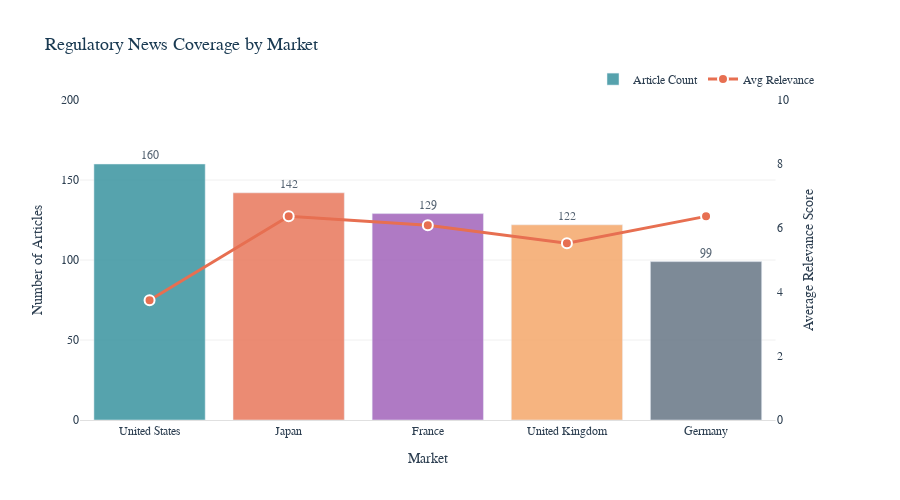

Here is the notebook cell this chart was saved with:
### Markdown cell above
### **Market Coverage and Relevance**

**What I'm Doing:**
- Aggregating article counts by market and calculating average relevance scores
- Using dual-axis visualization to show both volume (bars) and quality (line) metrics simultaneously
- Sorting markets by article count to highlight portfolio coverage priorities

**What It Shows:**
- Total regulatory news volume for each market compared to data quality as measured by relevance scores
- Whether high article volume correlates with high-relevance regulatory developments
- Which markets generate the most actionable regulatory intelligence for institutional investors

### Code cell
# Prepare data
market_overview = df.groupby('market_name').agg({
    'relevance_score': ['count', 'mean']
}).reset_index()
market_overview.columns = ['market', 'article_count', 'avg_relevance']
market_overview = market_overview.sort_values('article_count', ascending=False)

# Create figure with secondary y-axis
fig = make_subplots(specs=[[{"secondary_y": True}]])

# Bar chart for article count
fig.add_trace(
    go.Bar(
        x=market_overview['market'],
        y=market_overview['article_count'],
        name='Article Count',
        marker_color=[COLORS['markets'][m] for m in market_overview['market']],
        text=market_overview['article_count'],
        textposition='outside',
        opacity=0.8
    ),
    secondary_y=False
)

# Line chart for average relevance
fig.add_trace(
    go.Scatter(
        x=market_overview['market'],
        y=market_overview['avg_relevance'],
        name='Avg Relevance',
        mode='lines+markers',
        line=dict(color=COLORS['alert'], width=3),
        marker=dict(size=10, color=COLORS['alert'], line=dict(width=2, color='white')),
        yaxis='y2'
    ),
    secondary_y=True
)

# Update layout
fig.update_layout(
    title='Regulatory News Coverage by Market',
    xaxis_title='Market',
    yaxis_title='Number of Articles',
    yaxis2_title='Average Relevance Score',
    height=500,
    showlegend=True,
    legend=dict(
        orientation="h",
        yanchor="bottom",
        y=1.02,
        xanchor="right",
        x=1
    ),
    hovermode='x unified',
    font=dict(family='Arial, sans-serif', size=12, color='#2C3E50'),
    plot_bgcolor='white',
    paper_bgcolor='white',
    title_font=dict(size=18, color=COLORS['primary']),
    xaxis=dict(showgrid=False, showline=True, linecolor='#E0E0E0'),
    yaxis=dict(showgrid=True, gridcolor='#F0F0F0', showline=False)
)

fig.update_yaxes(range=[0, market_overview['article_count'].max() * 1.25], secondary_y=False)
fig.update_yaxes(range=[0, 10], secondary_y=True)

fig.show()
print("\nMarket Overview complete")

### Figure 1 — Plotly figure (JSON) as saved in the notebook; plotly's stock layout.template omitted (floating-point values rounded to 4 significant figures)
{"data": [{"marker": {"color": ["#2C8C99", "#E76F51", "#9B59B6", "#F4A261", "#5D6D7E"]}, "name": "Article Count", "opacity": 0.8, "text": [160, 142, 129, 122, 99], "textposition": "outside", "type": "bar", "x": ["United States", "Japan", "France", "United Kingdom", "Germany"], "xaxis": "x", "y": [160, 142, 129, 122, 99], "yaxis": "y"}, {"line": {"color": "#E76F51", "width": 3}, "marker": {"color": "#E76F51", "line": {"color": "white", "width": 2}, "size": 10}, "mode": "lines+markers", "name": "Avg Relevance", "type": "scatter", "x": ["United States", "Japan", "France", "United Kingdom", "Germany"], "xaxis": "x", "y": [3.744, 6.366, 6.085, 5.525, 6.364], "yaxis": "y2"}], "layout": {"font": {"color": "#2C3E50", "family": "Arial, sans-serif", "size": 12}, "height": 500, "hovermode": "x unified", "legend": {"orientation": "h", "x": 1, "xanchor": "right", "y": 1.02, "yanchor": "bottom"}, "paper_bgcolor": "white", "plot_bgcolor": "white", "showlegend": true, "title": {"font": {"color": "#1A3A52", "size": 18}, "text": "Regulatory News Coverage by Market"}, "xaxis": {"anchor": "y", "domain": [0, 0.94], "linecolor": "#E0E0E0", "showgrid": false, "showline": true, "title": {"text": "Market"}}, "yaxis": {"anchor": "x", "domain": [0, 1], "gridcolor": "#F0F0F0", "range": [0, 200], "showgrid": true, "showline": false, "title": {"text": "Number of Articles"}}, "yaxis2": {"anchor": "x", "overlaying": "y", "range": [0, 10], "side": "right", "title": {"text": "Average Relevance Score"}}}}
